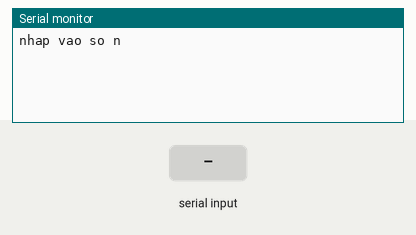
Recording of a sketch running on a simulated Arduino Uno, built with avr-gcc and run on an emulated ATmega328P. Parts: the last lines printed to the serial monitor. The test bench sets the inputs (shaded band).

Above: at 1.2 s.
1.3 s: byte 30 received over Serial
At 2.1 s:
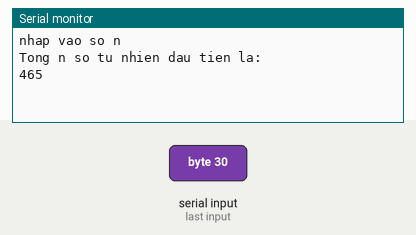
2.8 s: byte 90 received over Serial
At 4.0 s:
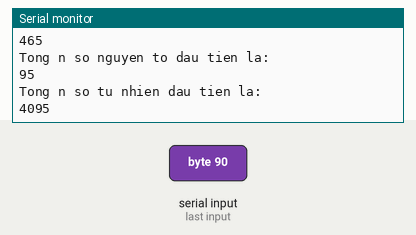
4.3 s: byte 120 received over Serial
At 7.7 s:
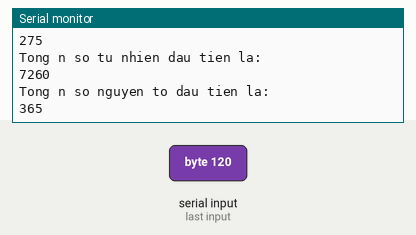
Timing chart, 0 to 9.2 s (numbered marks = the images above; inputs shaded):
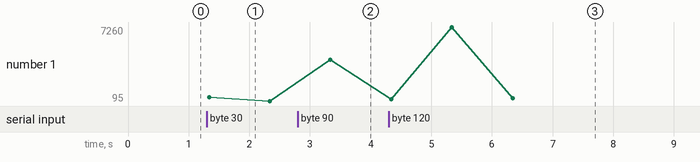

The sketch:

B3_Tong_nSTN_v__nSNT_dau_tien.ino
```cpp
int s,i,j,k;
int timSNT(int x){
  int nt;
  for(i=2;i<x;i++){
    if (x%i==0) {nt=0; break;}
    else nt=1;
  }
  return nt;
}

void setup() {
  Serial.begin(9600);
  Serial.println("nhap vao so n");
}
void loop() {
  if(Serial.available()>0){
  int n= Serial.read();
  //Tong n so tu nhien dau tien
  s=0;
  for(k=1; k<=n; k++){s=s+k;}
  Serial.println("Tong n so tu nhien dau tien la: ");
  Serial.println(s);
  delay(1000);
  //Tong n so nguyen to dau tien
  k=0;
  s=2;
  j=3;
  while(k<=n){
  if( timSNT(j)==1) {s=s+j; k++;}
  }
  Serial.println("Tong n so nguyen to dau tien la: ");
  Serial.println(s);
  delay(1000);
  }
}
```

Measured:
- after the input at 1.3 s, the serial monitor: prints a new line at once (image 1)
- after the input at 2.8 s, the serial monitor: prints a new line after 0.54 s (image 2)
- after the input at 4.3 s, the serial monitor: prints a new line after 1.0 s (image 3)
- plotted number 1: 95 → 4095 after the input at 2.8 s, 4095 → 365 after the input at 4.3 s
